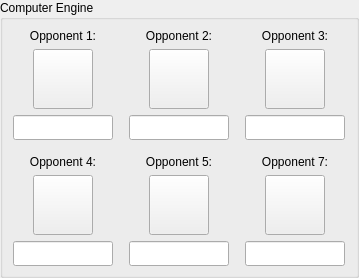
        <widget class="QGroupBox" name="groupBox_3" >
         <property name="minimumSize" >
          <size>
           <width>359</width>
           <height>273</height>
          </size>
         </property>
         <property name="title" >
          <string>Computer Engine</string>
         </property>
         <layout class="QGridLayout" >
          <property name="margin" >
           <number>9</number>
          </property>
          <property name="spacing" >
           <number>15</number>
          </property>
          <item row="1" column="2" >
           <layout class="QGridLayout" >
            <property name="margin" >
             <number>0</number>
            </property>
            <property name="spacing" >
             <number>6</number>
            </property>
            <item row="0" column="0" >
             <widget class="QLabel" name="label_21" >
              <property name="sizePolicy" >
               <sizepolicy>
                <hsizetype>0</hsizetype>
                <vsizetype>0</vsizetype>
                <horstretch>0</horstretch>
                <verstretch>0</verstretch>
               </sizepolicy>
              </property>
              <property name="minimumSize" >
               <size>
                <width>100</width>
                <height>0</height>
               </size>
              </property>
              <property name="maximumSize" >
               <size>
                <width>100</width>
                <height>16777215</height>
               </size>
              </property>
              <property name="text" >
               <string>Opponent 7:</string>
              </property>
              <property name="alignment" >
               <set>Qt::AlignCenter</set>
              </property>
             </widget>
            </item>
            <item row="1" column="0" >
             <layout class="QHBoxLayout" >
              <property name="margin" >
               <number>0</number>
              </property>
              <property name="spacing" >
               <number>6</number>
              </property>
              <item>
               <spacer>
                <property name="orientation" >
                 <enum>Qt::Horizontal</enum>
                </property>
                <property name="sizeType" >
                 <enum>QSizePolicy::Fixed</enum>
                </property>
                <property name="sizeHint" >
                 <size>
                  <width>3</width>
                  <height>20</height>
                 </size>
                </property>
               </spacer>
              </item>
              <item>
               <widget class="MyAvatarButton" name="pushButton_Opponent6Avatar" >
                <property name="sizePolicy" >
                 <sizepolicy>
                  <hsizetype>13</hsizetype>
                  <vsizetype>13</vsizetype>
                  <horstretch>0</horstretch>
                  <verstretch>0</verstretch>
                 </sizepolicy>
                </property>
                <property name="minimumSize" >
                 <size>
                  <width>60</width>
                  <height>60</height>
                 </size>
                </property>
                <property name="maximumSize" >
                 <size>
                  <width>60</width>
                  <height>60</height>
                 </size>
                </property>
                <property name="iconSize" >
                 <size>
                  <width>50</width>
                  <height>50</height>
                 </size>
                </property>
               </widget>
              </item>
              <item>
               <spacer>
                <property name="orientation" >
                 <enum>Qt::Horizontal</enum>
                </property>
                <property name="sizeType" >
                 <enum>QSizePolicy::Fixed</enum>
                </property>
                <property name="sizeHint" >
                 <size>
                  <width>3</width>
                  <height>20</height>
                 </size>
                </property>
               </spacer>
              </item>
             </layout>
            </item>
            <item row="2" column="0" >
             <widget class="QLineEdit" name="lineEdit_Opponent6Name" >
              <property name="sizePolicy" >
               <sizepolicy>
                <hsizetype>0</hsizetype>
                <vsizetype>0</vsizetype>
                <horstretch>0</horstretch>
                <verstretch>0</verstretch>
               </sizepolicy>
              </property>
              <property name="minimumSize" >
               <size>
                <width>100</width>
                <height>25</height>
               </size>
              </property>
              <property name="maximumSize" >
               <size>
                <width>100</width>
                <height>25</height>
               </size>
              </property>
              <property name="maxLength" >
               <number>12</number>
              </property>
             </widget>
            </item>
           </layout>
          </item>
          <item row="1" column="1" >
           <layout class="QGridLayout" >
            <property name="margin" >
             <number>0</number>
            </property>
            <property name="spacing" >
             <number>6</number>
            </property>
            <item row="0" column="0" >
             <widget class="QLabel" name="label_20" >
              <property name="sizePolicy" >
               <sizepolicy>
                <hsizetype>0</hsizetype>
                <vsizetype>0</vsizetype>
                <horstretch>0</horstretch>
                <verstretch>0</verstretch>
               </sizepolicy>
              </property>
              <property name="minimumSize" >
               <size>
                <width>100</width>
                <height>0</height>
               </size>
              </property>
              <property name="maximumSize" >
               <size>
                <width>100</width>
                <height>16777215</height>
               </size>
              </property>
              <property name="text" >
               <string>Opponent 5:</string>
              </property>
              <property name="alignment" >
               <set>Qt::AlignCenter</set>
              </property>
             </widget>
            </item>
            <item row="1" column="0" >
             <layout class="QHBoxLayout" >
              <property name="margin" >
               <number>0</number>
              </property>
              <property name="spacing" >
               <number>6</number>
              </property>
              <item>
               <spacer>
                <property name="orientation" >
                 <enum>Qt::Horizontal</enum>
                </property>
                <property name="sizeType" >
                 <enum>QSizePolicy::Fixed</enum>
                </property>
                <property name="sizeHint" >
                 <size>
                  <width>3</width>
                  <height>20</height>
                 </size>
                </property>
               </spacer>
              </item>
              <item>
               <widget class="MyAvatarButton" name="pushButton_Opponent5Avatar" >
                <property name="sizePolicy" >
                 <sizepolicy>
                  <hsizetype>13</hsizetype>
                  <vsizetype>13</vsizetype>
                  <horstretch>0</horstretch>
                  <verstretch>0</verstretch>
                 </sizepolicy>
                </property>
                <property name="minimumSize" >
                 <size>
                  <width>60</width>
                  <height>60</height>
                 </size>
                </property>
                <property name="maximumSize" >
                 <size>
                  <width>60</width>
                  <height>60</height>
                 </size>
                </property>
                <property name="iconSize" >
                 <size>
                  <width>50</width>
                  <height>50</height>
                 </size>
                </property>
               </widget>
              </item>
              <item>
               <spacer>
                <property name="orientation" >
                 <enum>Qt::Horizontal</enum>
                </property>
                <property name="sizeType" >
                 <enum>QSizePolicy::Fixed</enum>
                </property>
                <property name="sizeHint" >
                 <size>
                  <width>3</width>
                  <height>20</height>
                 </size>
                </property>
               </spacer>
              </item>
             </layout>
            </item>
            <item row="2" column="0" >
             <widget class="QLineEdit" name="lineEdit_Opponent5Name" >
              <property name="sizePolicy" >
               <sizepolicy>
                <hsizetype>0</hsizetype>
                <vsizetype>0</vsizetype>
                <horstretch>0</horstretch>
                <verstretch>0</verstretch>
               </sizepolicy>
              </property>
              <property name="minimumSize" >
               <size>
                <width>100</width>
                <height>25</height>
               </size>
              </property>
              <property name="maximumSize" >
               <size>
                <width>100</width>
                <height>25</height>
               </size>
              </property>
              <property name="maxLength" >
               <number>12</number>
              </property>
             </widget>
            </item>
           </layout>
          </item>
          <item row="1" column="0" >
           <layout class="QGridLayout" >
            <property name="margin" >
             <number>0</number>
            </property>
            <property name="spacing" >
             <number>6</number>
            </property>
            <item row="2" column="0" >
             <widget class="QLineEdit" name="lineEdit_Opponent4Name" >
              <property name="sizePolicy" >
               <sizepolicy>
                <hsizetype>0</hsizetype>
                <vsizetype>0</vsizetype>
                <horstretch>0</horstretch>
                <verstretch>0</verstretch>
               </sizepolicy>
              </property>
              <property name="minimumSize" >
               <size>
                <width>100</width>
                <height>25</height>
               </size>
              </property>
              <property name="maximumSize" >
               <size>
                <width>100</width>
                <height>25</height>
               </size>
              </property>
              <property name="maxLength" >
               <number>12</number>
              </property>
             </widget>
            </item>
            <item row="0" column="0" >
             <widget class="QLabel" name="label_12" >
              <property name="sizePolicy" >
               <sizepolicy>
                <hsizetype>0</hsizetype>
                <vsizetype>0</vsizetype>
                <horstretch>0</horstretch>
                <verstretch>0</verstretch>
               </sizepolicy>
              </property>
              <property name="minimumSize" >
               <size>
                <width>100</width>
                <height>0</height>
               </size>
              </property>
              <property name="maximumSize" >
               <size>
                <width>100</width>
                <height>16777215</height>
               </size>
              </property>
              <property name="text" >
               <string>Opponent 4:</string>
              </property>
              <property name="alignment" >
               <set>Qt::AlignCenter</set>
              </property>
             </widget>
            </item>
            <item row="1" column="0" >
             <layout class="QHBoxLayout" >
              <property name="margin" >
               <number>0</number>
              </property>
              <property name="spacing" >
               <number>6</number>
              </property>
              <item>
               <spacer>
                <property name="orientation" >
                 <enum>Qt::Horizontal</enum>
                </property>
                <property name="sizeType" >
                 <enum>QSizePolicy::Fixed</enum>
                </property>
                <property name="sizeHint" >
                 <size>
                  <width>3</width>
                  <height>20</height>
                 </size>
                </property>
               </spacer>
              </item>
              <item>
               <widget class="MyAvatarButton" name="pushButton_Opponent4Avatar" >
                <property name="sizePolicy" >
                 <sizepolicy>
                  <hsizetype>13</hsizetype>
                  <vsizetype>13</vsizetype>
                  <horstretch>0</horstretch>
                  <verstretch>0</verstretch>
                 </sizepolicy>
                </property>
                <property name="minimumSize" >
                 <size>
                  <width>60</width>
                  <height>60</height>
                 </size>
                </property>
                <property name="maximumSize" >
                 <size>
                  <width>60</width>
                  <height>60</height>
                 </size>
                </property>
                <property name="iconSize" >
                 <size>
                  <width>50</width>
                  <height>50</height>
                 </size>
                </property>
               </widget>
              </item>
              <item>
               <spacer>
                <property name="orientation" >
                 <enum>Qt::Horizontal</enum>
                </property>
                <property name="sizeType" >
                 <enum>QSizePolicy::Fixed</enum>
                </property>
                <property name="sizeHint" >
                 <size>
                  <width>3</width>
                  <height>20</height>
                 </size>
                </property>
               </spacer>
              </item>
             </layout>
            </item>
           </layout>
          </item>
          <item row="0" column="2" >
           <layout class="QGridLayout" >
            <property name="margin" >
             <number>0</number>
            </property>
            <property name="spacing" >
             <number>6</number>
            </property>
            <item row="0" column="0" >
             <widget class="QLabel" name="label_11" >
              <property name="sizePolicy" >
               <sizepolicy>
                <hsizetype>0</hsizetype>
                <vsizetype>0</vsizetype>
                <horstretch>0</horstretch>
                <verstretch>0</verstretch>
               </sizepolicy>
              </property>
              <property name="minimumSize" >
               <size>
                <width>100</width>
                <height>0</height>
               </size>
              </property>
              <property name="maximumSize" >
               <size>
                <width>100</width>
                <height>16777215</height>
               </size>
              </property>
              <property name="text" >
               <string>Opponent 3:</string>
              </property>
              <property name="alignment" >
               <set>Qt::AlignCenter</set>
              </property>
             </widget>
            </item>
            <item row="2" column="0" >
             <widget class="QLineEdit" name="lineEdit_Opponent3Name" >
              <property name="sizePolicy" >
               <sizepolicy>
                <hsizetype>0</hsizetype>
                <vsizetype>0</vsizetype>
                <horstretch>0</horstretch>
                <verstretch>0</verstretch>
               </sizepolicy>
              </property>
              <property name="minimumSize" >
               <size>
                <width>100</width>
                <height>25</height>
               </size>
              </property>
              <property name="maximumSize" >
               <size>
                <width>100</width>
                <height>25</height>
               </size>
              </property>
              <property name="maxLength" >
               <number>12</number>
              </property>
             </widget>
            </item>
            <item row="1" column="0" >
             <layout class="QHBoxLayout" >
              <property name="margin" >
               <number>0</number>
              </property>
              <property name="spacing" >
               <number>6</number>
              </property>
              <item>
               <spacer>
                <property name="orientation" >
                 <enum>Qt::Horizontal</enum>
                </property>
                <property name="sizeType" >
                 <enum>QSizePolicy::Fixed</enum>
                </property>
                <property name="sizeHint" >
                 <size>
                  <width>3</width>
                  <height>20</height>
                 </size>
                </property>
               </spacer>
              </item>
              <item>
               <widget class="MyAvatarButton" name="pushButton_Opponent3Avatar" >
                <property name="sizePolicy" >
                 <sizepolicy>
                  <hsizetype>13</hsizetype>
                  <vsizetype>13</vsizetype>
                  <horstretch>0</horstretch>
                  <verstretch>0</verstretch>
                 </sizepolicy>
                </property>
                <property name="minimumSize" >
                 <size>
                  <width>60</width>
                  <height>60</height>
                 </size>
                </property>
                <property name="maximumSize" >
                 <size>
                  <width>60</width>
                  <height>60</height>
                 </size>
                </property>
                <property name="iconSize" >
                 <size>
                  <width>50</width>
                  <height>50</height>
                 </size>
                </property>
               </widget>
              </item>
              <item>
               <spacer>
                <property name="orientation" >
                 <enum>Qt::Horizontal</enum>
                </property>
                <property name="sizeType" >
                 <enum>QSizePolicy::Fixed</enum>
                </property>
                <property name="sizeHint" >
                 <size>
                  <width>3</width>
                  <height>20</height>
                 </size>
                </property>
               </spacer>
              </item>
             </layout>
            </item>
           </layout>
          </item>
          <item row="0" column="1" >
           <layout class="QGridLayout" >
            <property name="margin" >
             <number>0</number>
            </property>
            <property name="spacing" >
             <number>6</number>
            </property>
            <item row="2" column="0" >
             <widget class="QLineEdit" name="lineEdit_Opponent2Name" >
              <property name="sizePolicy" >
               <sizepolicy>
                <hsizetype>0</hsizetype>
                <vsizetype>0</vsizetype>
                <horstretch>0</horstretch>
                <verstretch>0</verstretch>
               </sizepolicy>
              </property>
              <property name="minimumSize" >
               <size>
                <width>100</width>
                <height>25</height>
               </size>
              </property>
              <property name="maximumSize" >
               <size>
                <width>100</width>
                <height>25</height>
               </size>
              </property>
              <property name="maxLength" >
               <number>12</number>
              </property>
             </widget>
            </item>
            <item row="0" column="0" >
             <widget class="QLabel" name="label_10" >
              <property name="sizePolicy" >
               <sizepolicy>
                <hsizetype>0</hsizetype>
                <vsizetype>0</vsizetype>
                <horstretch>0</horstretch>
                <verstretch>0</verstretch>
               </sizepolicy>
              </property>
              <property name="minimumSize" >
               <size>
                <width>100</width>
                <height>0</height>
               </size>
              </property>
              <property name="maximumSize" >
               <size>
                <width>100</width>
                <height>16777215</height>
               </size>
              </property>
              <property name="text" >
               <string>Opponent 2:</string>
              </property>
              <property name="alignment" >
               <set>Qt::AlignCenter</set>
              </property>
             </widget>
            </item>
            <item row="1" column="0" >
             <layout class="QHBoxLayout" >
              <property name="margin" >
               <number>0</number>
              </property>
              <property name="spacing" >
               <number>6</number>
              </property>
              <item>
               <spacer>
                <property name="orientation" >
                 <enum>Qt::Horizontal</enum>
                </property>
                <property name="sizeType" >
                 <enum>QSizePolicy::Fixed</enum>
                </property>
                <property name="sizeHint" >
                 <size>
                  <width>3</width>
                  <height>20</height>
                 </size>
                </property>
               </spacer>
              </item>
              <item>
               <widget class="MyAvatarButton" name="pushButton_Opponent2Avatar" >
                <property name="sizePolicy" >
                 <sizepolicy>
                  <hsizetype>13</hsizetype>
                  <vsizetype>13</vsizetype>
                  <horstretch>0</horstretch>
                  <verstretch>0</verstretch>
                 </sizepolicy>
                </property>
                <property name="minimumSize" >
                 <size>
                  <width>60</width>
                  <height>60</height>
                 </size>
                </property>
                <property name="maximumSize" >
                 <size>
                  <width>60</width>
                  <height>60</height>
                 </size>
                </property>
                <property name="iconSize" >
                 <size>
                  <width>50</width>
                  <height>50</height>
                 </size>
                </property>
               </widget>
              </item>
              <item>
               <spacer>
                <property name="orientation" >
                 <enum>Qt::Horizontal</enum>
                </property>
                <property name="sizeType" >
                 <enum>QSizePolicy::Fixed</enum>
                </property>
                <property name="sizeHint" >
                 <size>
                  <width>3</width>
                  <height>20</height>
                 </size>
                </property>
               </spacer>
              </item>
             </layout>
            </item>
           </layout>
          </item>
          <item row="0" column="0" >
           <layout class="QGridLayout" >
            <property name="margin" >
             <number>0</number>
            </property>
            <property name="spacing" >
             <number>6</number>
            </property>
            <item row="2" column="0" >
             <widget class="QLineEdit" name="lineEdit_Opponent1Name" >
              <property name="sizePolicy" >
               <sizepolicy>
                <hsizetype>0</hsizetype>
                <vsizetype>0</vsizetype>
                <horstretch>0</horstretch>
                <verstretch>0</verstretch>
               </sizepolicy>
              </property>
              <property name="minimumSize" >
               <size>
                <width>100</width>
                <height>25</height>
               </size>
              </property>
              <property name="maximumSize" >
               <size>
                <width>100</width>
                <height>25</height>
               </size>
              </property>
              <property name="maxLength" >
               <number>12</number>
              </property>
             </widget>
            </item>
            <item row="0" column="0" >
             <widget class="QLabel" name="label_9" >
              <property name="sizePolicy" >
               <sizepolicy>
                <hsizetype>0</hsizetype>
                <vsizetype>0</vsizetype>
                <horstretch>0</horstretch>
                <verstretch>0</verstretch>
               </sizepolicy>
              </property>
              <property name="minimumSize" >
               <size>
                <width>100</width>
                <height>0</height>
               </size>
              </property>
              <property name="maximumSize" >
               <size>
                <width>100</width>
                <height>16777215</height>
               </size>
              </property>
              <property name="text" >
               <string>Opponent 1:</string>
              </property>
              <property name="alignment" >
               <set>Qt::AlignCenter</set>
              </property>
             </widget>
            </item>
            <item row="1" column="0" >
             <layout class="QHBoxLayout" >
              <property name="margin" >
               <number>0</number>
              </property>
              <property name="spacing" >
               <number>6</number>
              </property>
              <item>
               <spacer>
                <property name="orientation" >
                 <enum>Qt::Horizontal</enum>
                </property>
                <property name="sizeType" >
                 <enum>QSizePolicy::Fixed</enum>
                </property>
                <property name="sizeHint" >
                 <size>
                  <width>3</width>
                  <height>20</height>
                 </size>
                </property>
               </spacer>
              </item>
              <item>
               <widget class="MyAvatarButton" name="pushButton_Opponent1Avatar" >
                <property name="sizePolicy" >
                 <sizepolicy>
                  <hsizetype>13</hsizetype>
                  <vsizetype>13</vsizetype>
                  <horstretch>0</horstretch>
                  <verstretch>0</verstretch>
                 </sizepolicy>
                </property>
                <property name="minimumSize" >
                 <size>
                  <width>60</width>
                  <height>60</height>
                 </size>
                </property>
                <property name="maximumSize" >
                 <size>
                  <width>60</width>
                  <height>60</height>
                 </size>
                </property>
                <property name="iconSize" >
                 <size>
                  <width>50</width>
                  <height>50</height>
                 </size>
                </property>
               </widget>
              </item>
              <item>
               <spacer>
                <property name="orientation" >
                 <enum>Qt::Horizontal</enum>
                </property>
                <property name="sizeType" >
                 <enum>QSizePolicy::Fixed</enum>
                </property>
                <property name="sizeHint" >
                 <size>
                  <width>3</width>
                  <height>20</height>
                 </size>
                </property>
               </spacer>
              </item>
             </layout>
            </item>
           </layout>
          </item>
         </layout>
        </widget>
